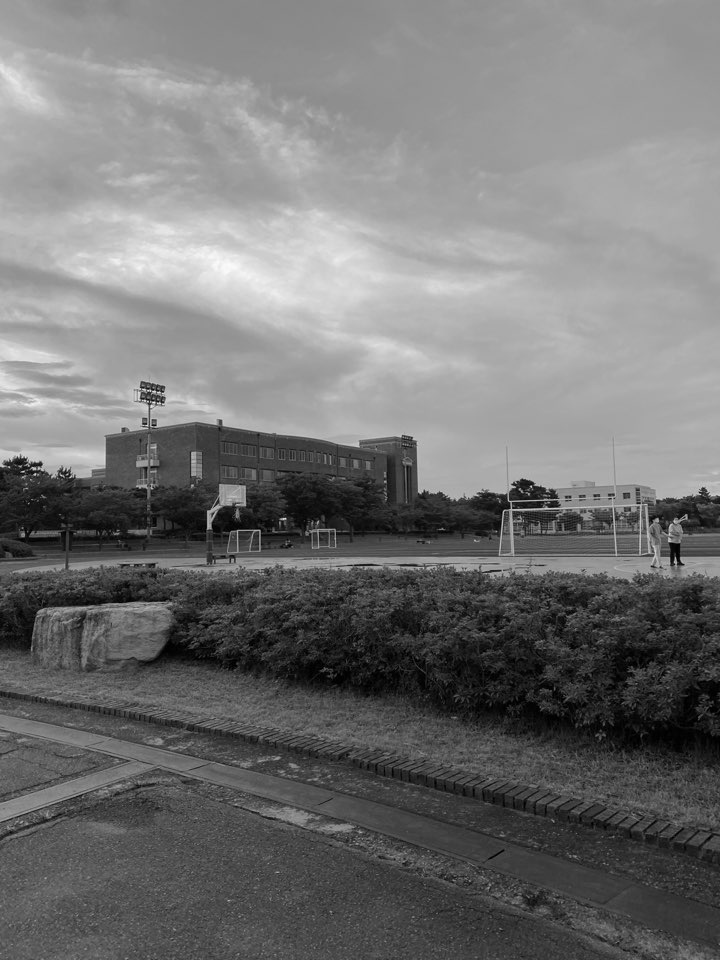
#> input picture project_sample/2020-2ProjectSamples_Code/동상. 흑백에 아름다움을 더하는 인공지능 (김다운, 김성은, 한서희)/img/2.jpg, 720 x 960 px
$ jupyter execute --allow-errors colorize.ipynb
#> lines starting #> are read from the running program, lines starting #| are printed output that depends on the picture
# Original Code and Paper

- Original code(caffe): https://github.com/richzhang/colorization/blob/master/colorization/demo/colorization_demo_v2.ipynb
- Paper: https://arxiv.org/pdf/1603.08511.pdf

[cell 1]
import cv2 # opencv 이미지 프로세싱을 불러온다.
import os #os 모듈을 통해 파일을 관리합니다.
import numpy as np #넘파이 배열을 위해 넘파이 라아브러리를 불러옵니다.
import matplotlib.pyplot as plt #이미지를 나타내기위해 matplot 라이브러리를 사용합니다.

# Prepare Model
- You need to download models from Zhang's server
- Run "get_models.sh" to get it

[cell 2]
proto = './models/colorization_deploy_v2.prototxt' #모델의 레이어 구성과 속성 정의합니다.


#weights = './models/colorization_release_v2_norebal.caffemodel'  #version 연한 채색
weights = './models/colorization_release_v2.caffemodel'  # 학습된 caffe모델(가중치 값)을 불러온다.

#load cluster centers
#> (the rest of this cell did not finish here and is left out)

# Preprocessing

[cell 3]
img_path = 'img/2.jpg'         #이미지의 경로를 지정하고 grayscale로 이미지를 불러옵니다.
img = cv2.imread(img_path, cv2.IMREAD_GRAYSCALE)
#> img is the input picture: shape (960, 720); min 0, max 251, mean 115.3
img_input = img.copy()


img = cv2.cvtColor(img, cv2.COLOR_GRAY2RGB) #흑백 이미지파일을 rgb 값으로 변경한다.
img_rgb = img.copy()

# 사진의 rgb 값을 0~1 사이의 값으로  정규화합니다.
img_rgb = (img_rgb / 255.).astype(np.float32)


img_lab = cv2.cvtColor(img_rgb, cv2.COLOR_RGB2Lab) #RGB 색깔체계를 LAB형식으로 바꾼다.
#> img_lab: shape (960, 720, 3) float32; mean of channels 0, 1, 2 47.4, 0, 0

img_l = img_lab[:, :, 0] #L 채널만 사용하기위해 img_l 배열을 선언한다.

input_img = cv2.resize(img_l, (224, 224)) # 모델 input 에 맞추어 사진을 resize 합니다.
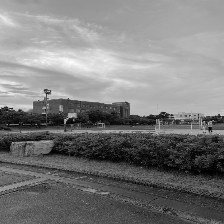
#> input_img: shape (224, 224) float32; min 0, max 97.83, mean 47.4; drawn with min black and max white
input_img -= 50 # input값을 보정하기위해 50을 빼줍니다. 더많은 값을 뺄수록 색이 진해집니다.

plt.axis('off')
plt.imshow(input_img, cmap='gray') #input 이미지를 grayscale 로 나타냅니다.
